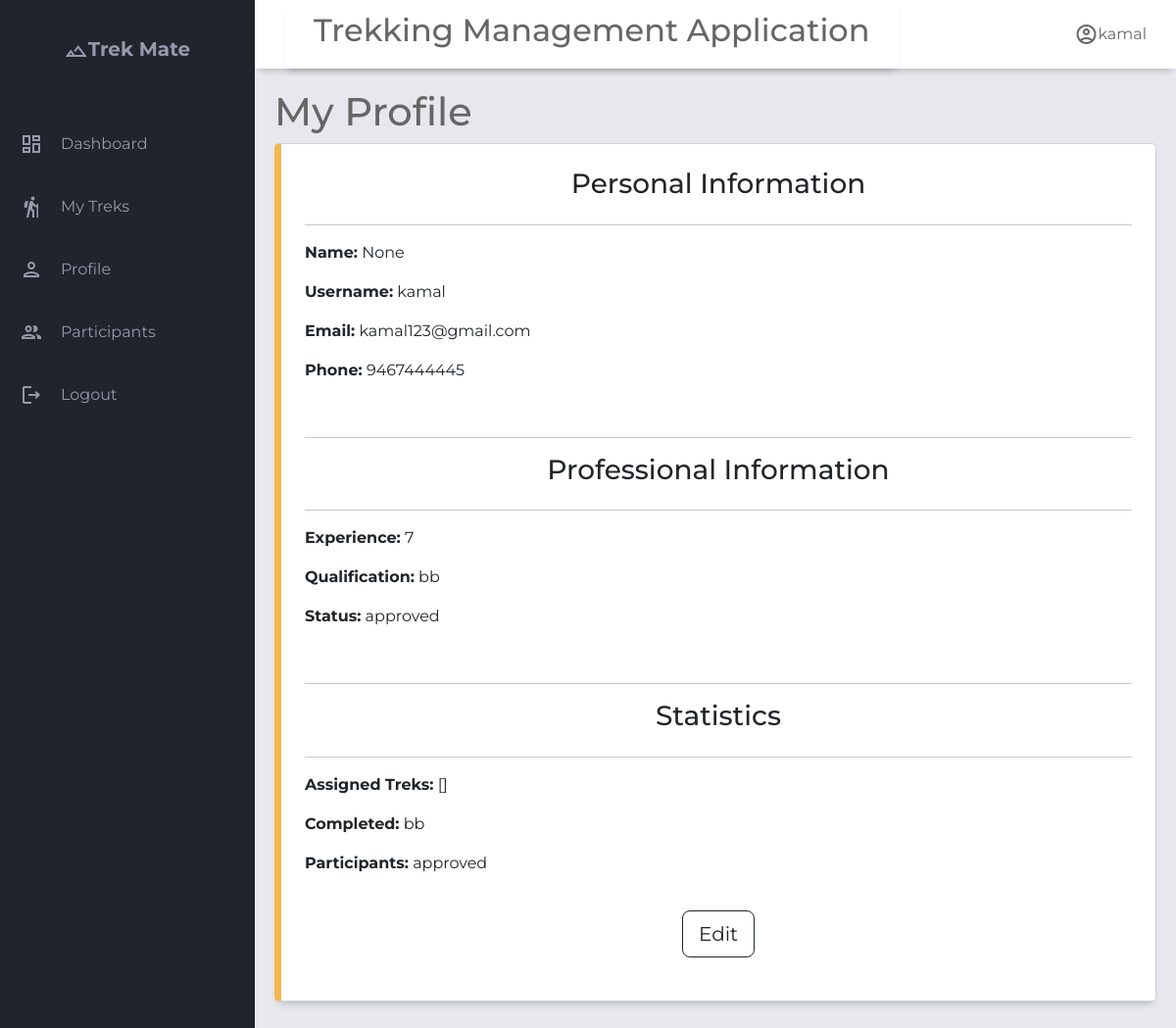
Before: /staff/profile/1 with the older database file.
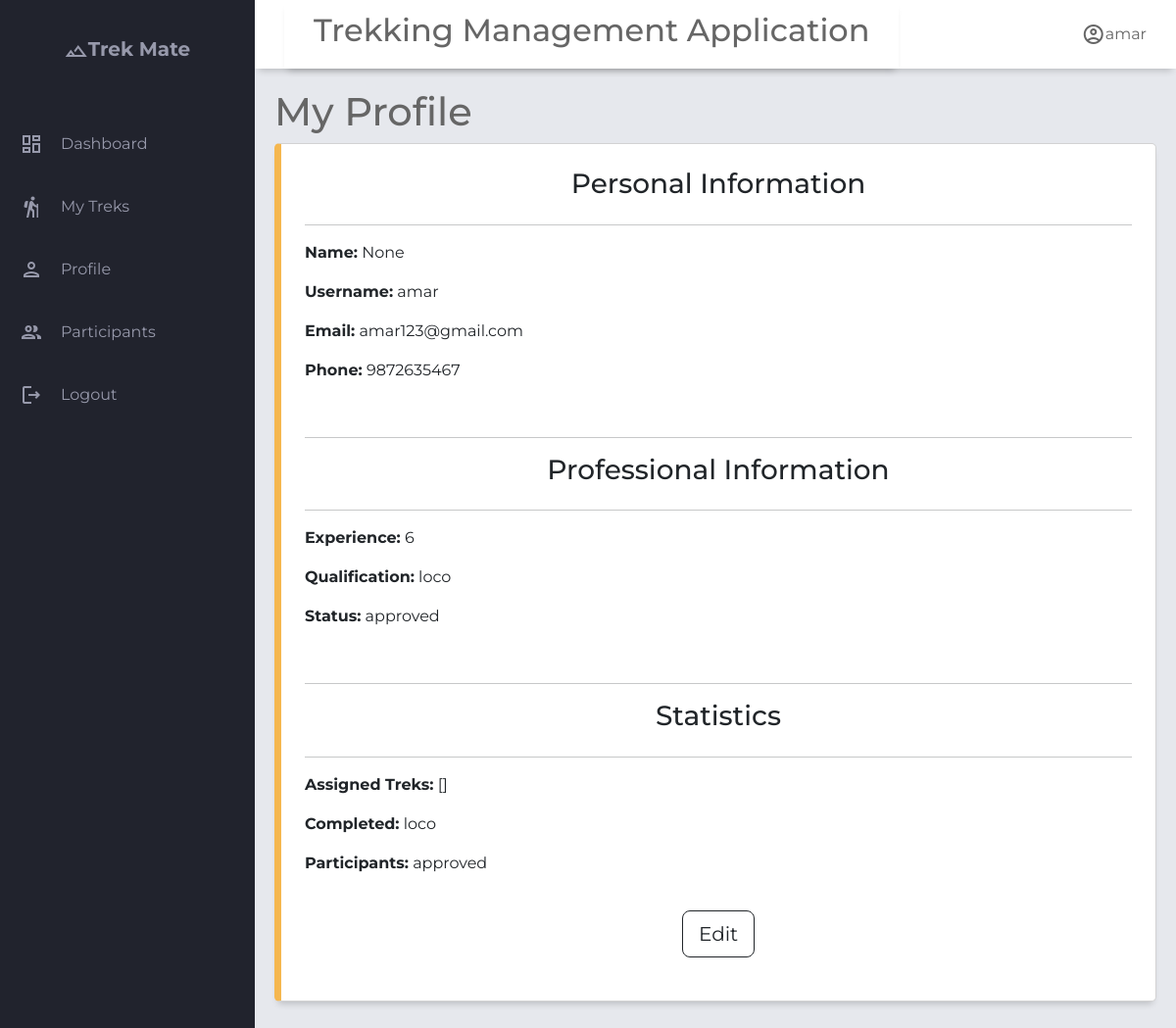
After: the same page with the newer database file.
### application/models.py (models this page shows)
class User(db.Model):
    __tablename__='user'
    id= db.Column(db.Integer, primary_key=True)
    username=db.Column(db.String(),unique=True,nullable=False)
    email=db.Column(db.String(),unique=True,nullable=False)
    password=db.Column(db.String(),nullable=False)
    full_name        = db.Column(db.String(), nullable=True)
    phone            = db.Column(db.String(), nullable=True)
    role=db.Column(Enum('admin','trek staff','trekker',name='user_role'),nullable=False,default='trekker')# admin | trek staff | trekker
    is_blacklisted=db.Column(db.Boolean,default=False)
    blacklist_reason=db.Column(db.Text,nullable=True)
    is_active=db.Column(db.Boolean,default=True)
    created_at       = db.Column(db.DateTime, default=db.func.now())
    updated_at       = db.Column(db.DateTime, onupdate=db.func.now())
    bookings=db.relationship('Booking',lazy=True, back_populates='user')
    staff_profile=db.relationship('Staff_profile',lazy=True,uselist=False,back_populates='user') #uselist= False means One-to-one (single object) while default it is one-to-many

class Staff_profile(db.Model):
    __tablename__='staff_profile'
    id=db.Column(db.Integer,primary_key=True)
    user_id=db.Column(db.Integer,db.ForeignKey('user.id'),unique=True,nullable=False)#one to one relationship no multiple ids
    contact_details=db.Column(db.String(),nullable=True)
    bio=db.Column(db.Text,nullable=True)
    expertise=db.Column(db.String(),nullable=True)
    certifications   = db.Column(db.Text, nullable=True)
    years_experience = db.Column(db.Integer, nullable=True)
    approval_status  = db.Column(Enum('pending','approved','blacklisted',name='approval_status'), nullable=False, default='pending')  # pending | approved | blacklisted
    is_available     = db.Column(db.Boolean, default=True)
    created_at = db.Column(db.DateTime,default=db.func.now())
    updated_at = db.Column(db.DateTime,default=db.func.now())
    profile_completed = db.Column(db.Boolean,default=False)
    assigned_treks=db.relationship('Trek',secondary='trek_staff_assignment',lazy=True,back_populates='assigned_staffs')
    user=db.relationship('User',back_populates='staff_profile',lazy=True)

### application/controller.py (the view)
@app.route("/staff/profile/<int:staff_id>")
def staff_profile(staff_id):
    staff=Staff_profile.query.get_or_404(staff_id)
    user=staff.user
    return render_template("staff_profile.html",user=user,staff=staff)

### templates/staff_profile.html (shortened to what this page needs)
{% extends "staff_base.html" %}
{% block header_title %}
My Profile
{% endblock %}
{% block content %}
<div class="card p-4 mb-4">
    <h3 class="text-center">Personal Information</h3>
    <hr>
    <p><strong>Name:</strong> {{user.full_name}}</p>
    <p><strong>Username:</strong> {{user.username}}</p>
    <p><strong>Email:</strong> {{user.email}}</p>
    <p><strong>Phone:</strong> {{staff.contact_details}}</p>
    <br>
    <hr>
    <h3 class="text-center">Professional Information</h3>
    <hr>
    <p><strong>Experience:</strong> {{staff.years_experience}}</p>
    <p><strong>Qualification:</strong> {{staff.certifications}}</p>
    <p><strong>Status:</strong> {{staff.approval_status}}</p>
    <br>
    <hr>
    <h3 class="text-center">Statistics</h3>
    <hr>
    <p><strong>Assigned Treks:</strong> {{staff.assigned_treks}}</p>
    <p><strong>Completed:</strong> {{staff.certifications}}</p>
    <p><strong>Participants:</strong> {{staff.approval_status}}</p>
    <div class="button" style="margin: 20px; display: flex; justify-content: center; align-items: end;">
        <a href="{{ url_for('edit_staff_profile',staff_id=staff.id) }}" class="btn btn-outline-dark btn-lg">Edit</a>
    </div>
</div>
{% endblock %}

### templates/staff_base.html (shortened to what this page needs)
<!DOCTYPE html>
<html lang="en">
<head>
    <link rel="stylesheet" href="https://cdn.jsdelivr.net/npm/bootstrap@5.3.8/dist/css/bootstrap.min.css">
    <link rel="stylesheet" href="{{ url_for('static',filename='style.css') }}">
</head>
<body>
    <div class="grid-container">
        <header class="header">
            <div class="header left">
                <h2>Trekking Management Application</h2>
            </div>
            <div class="header-right">
                <span class="material-icons-outlined">account_circle</span>{{user.username}}
            </div>
        </header>
        <aside id="sidebar">
            <div class="sidebar-title">
                <div class="sidebar-brand">
                    <span class="material-icons-outlined">filter_hdr</span>Trek Mate
                </div>
            </div>
            <ul class="sidebar-list">
                <li class="sidebar-list-item">
                    <span class="material-icons-outlined">dashboard</span><a href="/staff/{{staff.id}}/dashboard">Dashboard</a>
                </li>
                <li class="sidebar-list-item">
                    <span class="material-icons-outlined">hiking</span> <a href="{{ url_for('staff_treks',staff_id=staff.id)}}">My Treks</a>
                </li>
                <li class="sidebar-list-item">
                    <span class="material-icons-outlined">person</span> <a href="{{url_for('staff_profile',staff_id=staff.id)}}">Profile</a>
                </li>
                <li class="sidebar-list-item">
                    <span class="material-icons-outlined">group</span> <a href="">Participants</a>
                </li>
                <li class="sidebar-list-item">
                    <span class="material-icons-outlined">logout</span> <a href="">Logout</a>
                </li>
            </ul>
        </aside>
        <main class="main-container">
            <h1>{% block header_title %}Staff Dashboard{% endblock %}</h1>
            {% block content %}
            {% endblock %}
        </main>
    </div>
</body>
</html>

Changed rows visible on the page:
changed User "None": username "kamal" → "amar"; email "kamal123@gmail.com" → "amar123@gmail.com"
changed Staff_profile "approved": contact_details "9467444445" → "9872635467"; years_experience "7" → "6"; certifications "bb" → "loco"
